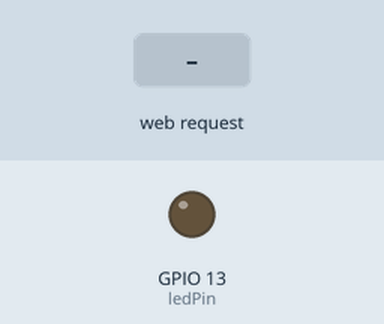
Simulated run of this sketch. Board: ESP8266 (NodeMCU). Shown: output pins drawn as LEDs (lit = HIGH). Inputs (shaded band) come from the test bench. WiFi joins after 1.5 s; servers stay silent unless stated; what the sketch prints to the serial monitor is not drawn.

Above: at 2.7 s.
2.8 s: HTTP request GET /LED=ON received
At 4.0 s:
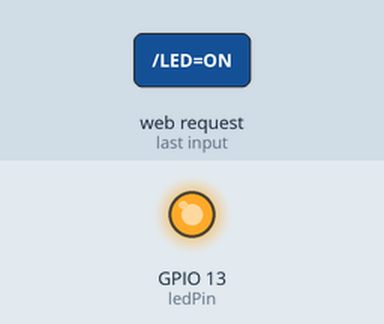
4.3 s: HTTP request GET /LED=OFF received
At 5.3 s:
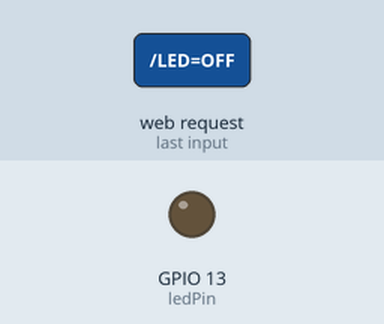
Timing chart, 0 to 7.3 s (numbered marks = the images above; inputs shaded):
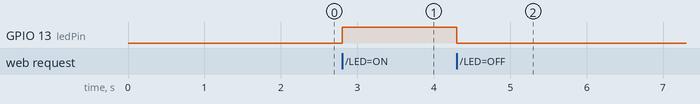

The sketch:

01_OnOffWeb.ino
```cpp
#include <ESP8266WiFi.h>

const char* ssid = "Test";
const char* password = "qwerty00000";

int ledPin = 13; // GPIO13
WiFiServer server(80);

void setup() {
  Serial.begin(115200);
  delay(10);

  pinMode(ledPin, OUTPUT);
  digitalWrite(ledPin, LOW);

  // Connect to WiFi network
  Serial.println();
  Serial.println();
  Serial.print("Verbindet sich mit folgendem WLAN: ");
  Serial.println(ssid);

  WiFi.begin(ssid, password);

  while (WiFi.status() != WL_CONNECTED) {
    delay(500);
    Serial.print(".");
  }
  Serial.println("");
  Serial.println("WiFi verbunden!");

  // Start the server
  server.begin();
  Serial.println("Server startet");

  // Print the IP address
  Serial.print("Benutze diese URL in deinem Browser: ");
  Serial.print("http://");
  Serial.print(WiFi.localIP());
  Serial.println("/");

}

void loop() {
  // Check if a client has connected
  WiFiClient client = server.available();
  if (!client) {
  return;
  }

  // Wait until the client sends some data
  Serial.println("new client");
  while(!client.available()){
    delay(1);
  }

  // Read the first line of the request
  String request = client.readStringUntil('\r');
  Serial.println(request);
  client.flush();

  // Match the request

  int value = LOW;
  if (request.indexOf("/LED=ON") != -1)  {
    digitalWrite(ledPin, HIGH);
    value = HIGH;
  }
  if (request.indexOf("/LED=OFF") != -1)  {
    digitalWrite(ledPin, LOW);
    value = LOW;
  }

// Set ledPin according to the request
//digitalWrite(ledPin, value);

  // Return the response
  client.println("HTTP/1.1 200 OK");
  client.println("Content-Type: text/html");
  client.println(""); //  do not forget this one
  client.println("<!DOCTYPE HTML>");
  client.println("<html>");

  client.print("Led pin ist gerade: ");

  if(value == HIGH) {
    client.print("An");
  } else {
    client.print("Aus");
  }


// Tasten im Browser klein
  client.println("<br><br>");
  client.println("<a href=\"/LED=ON\"\"><button>An </button></a>");
  client.println("<a href=\"/LED=OFF\"\"><button>Aus </button></a><br />");
  client.println("</html>");


  delay(1);
  Serial.println("Client disonnected");
  Serial.println("");

}
```

Measured:
- after the input at 2.8 s, GPIO 13 (ledPin): LOW → HIGH at once
- after the input at 4.3 s, GPIO 13 (ledPin): HIGH → LOW at once
